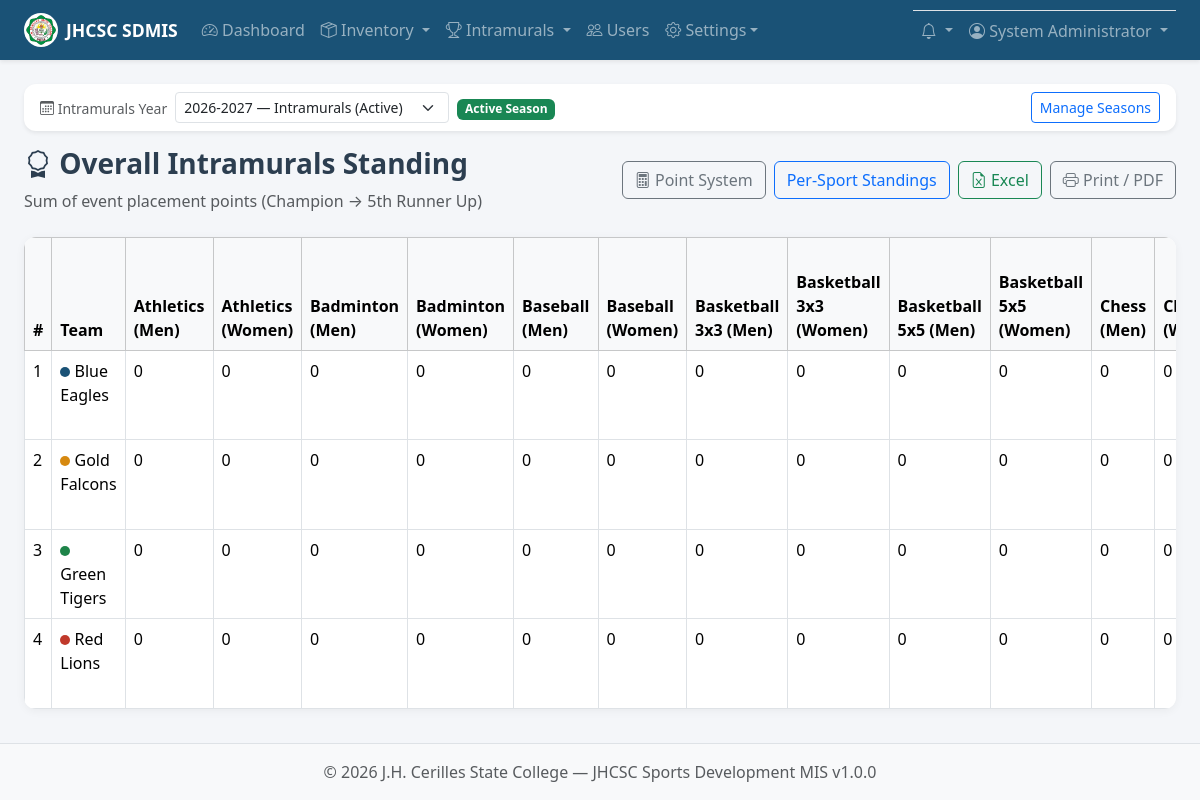
/intramurals/standings/overall.php (signed in), run on the app's committed database.
### tables this page shows
CREATE TABLE IF NOT EXISTS intramural_teams (
    id INT AUTO_INCREMENT PRIMARY KEY,
    name VARCHAR(100) NOT NULL,
    short_name VARCHAR(30) DEFAULT NULL,
    color VARCHAR(20) DEFAULT '#1a5276',
    logo VARCHAR(255) DEFAULT NULL,
    department VARCHAR(100) DEFAULT NULL,
    coach_name VARCHAR(100) DEFAULT NULL,
    unit_manager_id INT DEFAULT NULL,
    coach_user_id INT DEFAULT NULL,
    description TEXT,
    is_active TINYINT(1) NOT NULL DEFAULT 1,
    created_at TIMESTAMP DEFAULT CURRENT_TIMESTAMP,
    updated_at TIMESTAMP DEFAULT CURRENT_TIMESTAMP ON UPDATE CURRENT_TIMESTAMP,
    UNIQUE KEY uq_team_name (name)
);

### includes/functions.php (called while the page is built, shortened)
<?php
function sanitize(string $input): string
{
    return htmlspecialchars(trim($input), ENT_QUOTES, 'UTF-8');
}
function roleLabel(string $role): string
{
    $labels = getAllRoles();
    return $labels[$role] ?? ucfirst(str_replace('_', ' ', $role));
}

### includes/auth.php (called while the page is built, shortened)
<?php
require_once __DIR__ . '/../config/config.php';
require_once __DIR__ . '/functions.php';
require_once __DIR__ . '/intramurals.php';
function getAllRoles(): array
{
    return [
        'admin' => 'Administrator',
        'coordinator' => 'Sports Coordinator',
        'staff' => 'Sports Staff',
        'unit_manager' => 'Unit Manager',
        'coach' => 'Coach',
        'tabulator' => 'Tabulator',
        'student' => 'Student',
    ];
}

### includes/intramurals.php (called while the page is built, shortened)
<?php
function sportLabel(array $sport): string
{
    return $sport['name'] . ' (' . ucfirst($sport['category']) . ')';
}
function getActiveSeason(): ?array
{
    try {
        $db = getDB();
        $season = $db->query('SELECT * FROM intramural_seasons WHERE is_active = 1 ORDER BY id DESC LIMIT 1')->fetch();
        if ($season) {
            return $season;
        }
        return $db->query('SELECT * FROM intramural_seasons ORDER BY id DESC LIMIT 1')->fetch() ?: null;
    } catch (Throwable $e) {
        return null;
    }
}
function getCurrentSeasonId(): ?int
{
    $active = getActiveSeason();
    return $active ? (int) $active['id'] : null;
}
function getPointSchemeById(?int $schemeId): array
{
    try {
        $db = getDB();
        $stmt = $db->prepare('SELECT * FROM intramural_point_schemes WHERE id = ? AND is_active = 1');
        $stmt->execute([$schemeId]);
        $scheme = $stmt->fetch();
        return $scheme ?: defaultPointScheme();
    } catch (Throwable $e) {
        return defaultPointScheme();
    }
}
function getPointSchemeForSport(array $sport): array
{
    $schemeId = !empty($sport['point_scheme_id']) ? (int) $sport['point_scheme_id'] : null;
    return getPointSchemeById($schemeId);
}
function computeSportStandings(?int $sportId = null, ?int $seasonId = null): array
{
    $db = getDB();
    $seasonId = $seasonId ?? getCurrentSeasonId();
    try {
        if ($sportId) {
            $sports = $db->prepare('SELECT s.*, ps.name as scheme_name, ps.points_1, ps.points_2, ps.points_3, ps.points_4, ps.points_5, ps.points_6
                FROM intramural_sports s
                LEFT JOIN intramural_point_schemes ps ON s.point_scheme_id = ps.id
                WHERE s.id = ?');
            $sports->execute([$sportId]);
            $sports = $sports->fetchAll();
        } else {
            $sports = $db->query('SELECT s.*, ps.name as scheme_name, ps.points_1, ps.points_2, ps.points_3, ps.points_4, ps.points_5, ps.points_6
                FROM intramural_sports s
                LEFT JOIN intramural_point_schemes ps ON s.point_scheme_id = ps.id
                ORDER BY s.name, s.category')->fetchAll();
        }
    } catch (Throwable $e) {
        if ($sportId) {
            $sports = $db->prepare('SELECT * FROM intramural_sports WHERE id = ?');
            $sports->execute([$sportId]);
            $sports = $sports->fetchAll();
        } else {
            $sports = $db->query('SELECT * FROM intramural_sports ORDER BY name, category')->fetchAll();
        }
    }
    $result = [];
    foreach ($sports as $sport) {
        $sid = (int) $sport['id'];
        $scheme = getPointSchemeForSport($sport);
        $teams = $db->query('SELECT * FROM intramural_teams WHERE is_active = 1 ORDER BY name')->fetchAll();
        $standings = [];
        foreach ($teams as $team) {
            $standings[(int) $team['id']] = [
                'team_id' => (int) $team['id'],
                'team_name' => $team['name'],
                'short_name' => $team['short_name'] ?: $team['name'],
                'color' => $team['color'],
                'played' => 0,
                'wins' => 0,
                'losses' => 0,
                'draws' => 0,
                'points' => 0,
                'placement_points' => 0,
                'placement_label' => null,
                'score_for' => 0,
                'score_against' => 0,
                'diff' => 0,
            ];
        }
        if ($seasonId) {
            $stmt = $db->prepare("SELECT * FROM intramural_matches WHERE sport_id = ? AND season_id = ? AND status IN ('completed', 'forfeit')");
            $stmt->execute([$sid, $seasonId]);
        } else {
            $stmt = $db->prepare("SELECT * FROM intramural_matches WHERE sport_id = ? AND status IN ('completed', 'forfeit')");
            $stmt->execute([$sid]);
        }
        $matches = $stmt->fetchAll();
        $rows = array_values($standings);
        usort($rows, function ($x, $y) {
            if ($x['points'] !== $y['points']) {
                return $y['points'] <=> $x['points'];
            }
            if ($x['wins'] !== $y['wins']) {
                return $y['wins'] <=> $x['wins'];
            }
            if ($x['diff'] !== $y['diff']) {
                return $y['diff'] <=> $x['diff'];
            }
            return $y['score_for'] <=> $x['score_for'];
        });
        $rank = 1;
        foreach ($rows as &$row) {
            $row['rank'] = $rank++;
            $row['medal'] = null;
            $row['placement_points'] = 0;
            $row['placement_label'] = null;
        }
        $result[$sid] = [
            'sport' => $sport,
            'scheme' => $scheme,
            'standings' => $rows,
        ];
    }
    return $result;
}
function computeOverallStandings(): array
{
    $all = computeSportStandings(null);
    $db = getDB();
    $teams = $db->query('SELECT * FROM intramural_teams WHERE is_active = 1 ORDER BY name')->fetchAll();
    $overall = [];
    foreach ($teams as $team) {
        $overall[(int) $team['id']] = [
            'team_id' => (int) $team['id'],
            'team_name' => $team['name'],
            'short_name' => $team['short_name'] ?: $team['name'],
            'color' => $team['color'],
            'sports' => [],
            'total' => 0,
            'gold' => 0,
            'silver' => 0,
            'bronze' => 0,
        ];
    }
    foreach ($all as $sid => $block) {
        $sportKey = sportLabel($block['sport']);
        foreach ($block['standings'] as $row) {
            $tid = $row['team_id'];
            if (!isset($overall[$tid]) || $row['played'] === 0) {
                continue;
            }
            $pts = (int) $row['placement_points'];
            $overall[$tid]['sports'][$sportKey] = $pts;
            $overall[$tid]['total'] += $pts;
        }
    }
    $rows = array_values($overall);
    usort($rows, function ($a, $b) {
        if ($a['total'] !== $b['total']) {
            return $b['total'] <=> $a['total'];
        }
        if ($a['gold'] !== $b['gold']) {
            return $b['gold'] <=> $a['gold'];
        }
        if ($a['silver'] !== $b['silver']) {
            return $b['silver'] <=> $a['silver'];
        }
        return $b['bronze'] <=> $a['bronze'];
    });
    $rank = 1;
    return [
        'sport_labels' => array_map(fn($b) => sportLabel($b['sport']), $all),
        'standings' => $rows,
    ];
}

### intramurals/standings/overall.php (the view, shortened to what this page needs)
<?php
require_once __DIR__ . '/../../includes/auth.php';
$data = computeOverallStandings();
$labels = $data['sport_labels'];
$standings = $data['standings'];
$champion = null;
require_once __DIR__ . '/../../includes/header.php';
require __DIR__ . '/../_season_bar.php';
?>
<div class="page-header d-flex justify-content-between align-items-center flex-wrap gap-2 no-print">
    <div>
        <h1><i class="bi bi-award"></i> Overall Intramurals Standing</h1>
        <p class="text-muted mb-0">Sum of event placement points (Champion → 5th Runner Up)</p>
    </div>
    <div class="d-flex gap-2">
        <a href="<?= BASE_URL ?>/intramurals/points/index.php" class="btn btn-outline-secondary"><i class="bi bi-calculator"></i> Point System</a>
        <a href="<?= BASE_URL ?>/intramurals/standings/index.php" class="btn btn-outline-primary">Per-Sport Standings</a>
        <a href="?export=excel" class="btn btn-outline-success"><i class="bi bi-file-earmark-excel"></i> Excel</a>
        <button class="btn btn-outline-secondary" onclick="printReport()"><i class="bi bi-printer"></i> Print / PDF</button>
    </div>
</div>
<div class="card">
    <div class="card-body p-0">
        <div class="table-responsive">
            <table class="table table-bordered table-hover mb-0">
                <thead class="table-light">
                    <tr>
                        <th>#</th>
                        <th>Team</th>
                        <?php foreach ($labels as $label): ?>
                        <th><?= sanitize($label) ?></th>
                        <?php endforeach; ?>
                    </tr>
                </thead>
                <tbody>
                    <?php foreach ($standings as $r): ?>
                    <tr class="<?= $champion && $r['team_id'] === $champion['team_id'] ? 'table-success' : '' ?>">
                        <td><?= $r['rank'] ?></td>
                        <td>
                            <span style="display:inline-block;width:10px;height:10px;border-radius:50%;background:<?= sanitize($r['color']) ?>"></span>
                            <?= sanitize($r['team_name']) ?>
                        </td>
                        <?php foreach ($labels as $label): ?>
                        <td><?= $r['sports'][$label] ?? 0 ?></td>
                        <?php endforeach; ?>
                    </tr>
                    <?php endforeach; ?>
                </tbody>
            </table>
        </div>
    </div>
</div>
<?php require_once __DIR__ . '/../../includes/footer.php'; ?>

### assets/css/style.css (style rules this page uses)
:root { --jhcsc-primary: #1a5276; --jhcsc-secondary: #2e86c1; --jhcsc-accent: #f39c12; }
body { min-height: 100vh; display: flex; flex-direction: column; background-color: var(--theme-body-bg, #f4f6f9); color: var(--theme-text, #2c3e50); }
.table-responsive { border-radius: 12px; overflow: hidden; }
.card { border: none; border-radius: 12px; box-shadow: 0 2px 10px rgba(0,0,0,0.05); background-color: var(--theme-card-bg, #ffffff); }
.page-header h1 { font-size: 1.75rem; font-weight: 700; color: var(--theme-text, #2c3e50); }
.page-header { margin-bottom: 1.5rem; }
.page-header.d-flex, .page-header.flex-wrap { flex-wrap: wrap; gap: 0.75rem; }

### data on the page
intramural_teams: rank "1", name "Blue Eagles", sports "0"
intramural_teams: rank "2", name "Gold Falcons", sports "0"
intramural_teams: id "3", name "Green Tigers", sports "0"
intramural_teams: rank "4", name "Red Lions", sports "0"

### other printed values
APP_SHORT_NAME "JHCSC SDMIS"
$_SESSION['user_name'] "System Administrator"
$label "Athletics (Men)"
$label "Athletics (Women)"
$label "Badminton (Men)"
$label "Badminton (Women)"
$label "Baseball (Men)"
$label "Baseball (Women)"
$label "Basketball 3x3 (Men)"
$label "Basketball 3x3 (Women)"
$label "Basketball 5x5 (Men)"
$label "Basketball 5x5 (Women)"
$label "Chess (Men)"
APP_CAMPUS "J.H. Cerilles State College"
APP_NAME "JHCSC Sports Development MIS"
